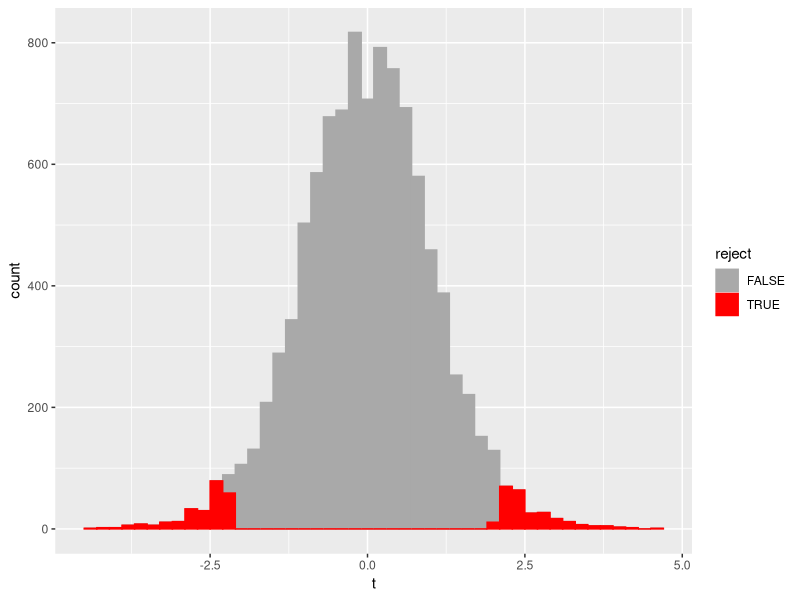
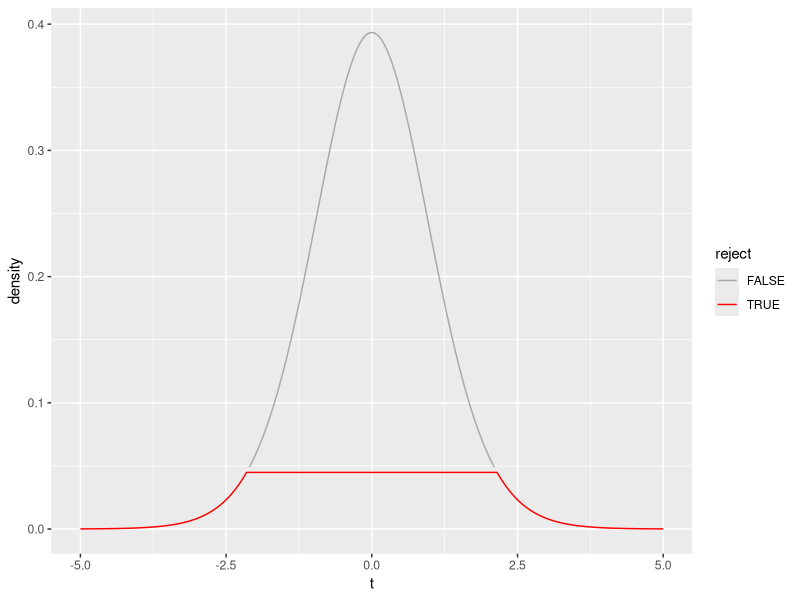

Write the R code that produced these figures, in order.
## ---- chunk 1
#| label: loadpkgs
#| message: false
#| cache: false
library("ggplot2")
library("dplyr")
figsiz = 4
## ---- chunk 2
#| label: sim
#| cache: true
sim_null = tibble(
  t = with(
    dplyr::filter(PlantGrowth, group %in% c("ctrl", "trt2")),
      replicate(10000, t.test(weight ~ sample(group), var.equal = TRUE)$statistic)
      )
  )
sim_thresh = quantile(sim_null$t, c(0.025, 0.975))
sim_null = mutate(sim_null, 
                  reject = (t < sim_thresh[1]) | (t > sim_thresh[2])
                  ) 
ggplot(sim_null, aes(x = t, col = reject, fill = reject)) +
       geom_bar(stat = "bin", binwidth = 0.2, center = 0) +
       scale_colour_manual(values = c(`TRUE` = "red", `FALSE` = "darkgrey")) +
       scale_fill_manual(values = c(`TRUE` = "red", `FALSE` = "darkgrey"))
## ---- chunk 3
#| label: theo
n1n2 = filter(PlantGrowth, group %in% c("ctrl", "trt2"))$group |> factor() |> table()
theo_thresh = qt(c(0.025, 0.975), df =  sum(n1n2) - 2)
theo_null = tibble(
  t = seq(-5, 5, by = 0.05),
  density = dt (x = t, df = sum(n1n2) - 2),
  reject = (t < theo_thresh[1]) | (t > theo_thresh[2])
)
ggplot(theo_null, aes(x = t, y = density, col = reject, fill = reject)) +
       geom_line() +
       scale_colour_manual(values = c(`TRUE` = "red", `FALSE` = "darkgrey")) +
       scale_fill_manual(values = c(`TRUE` = "red", `FALSE` = "darkgrey"))
